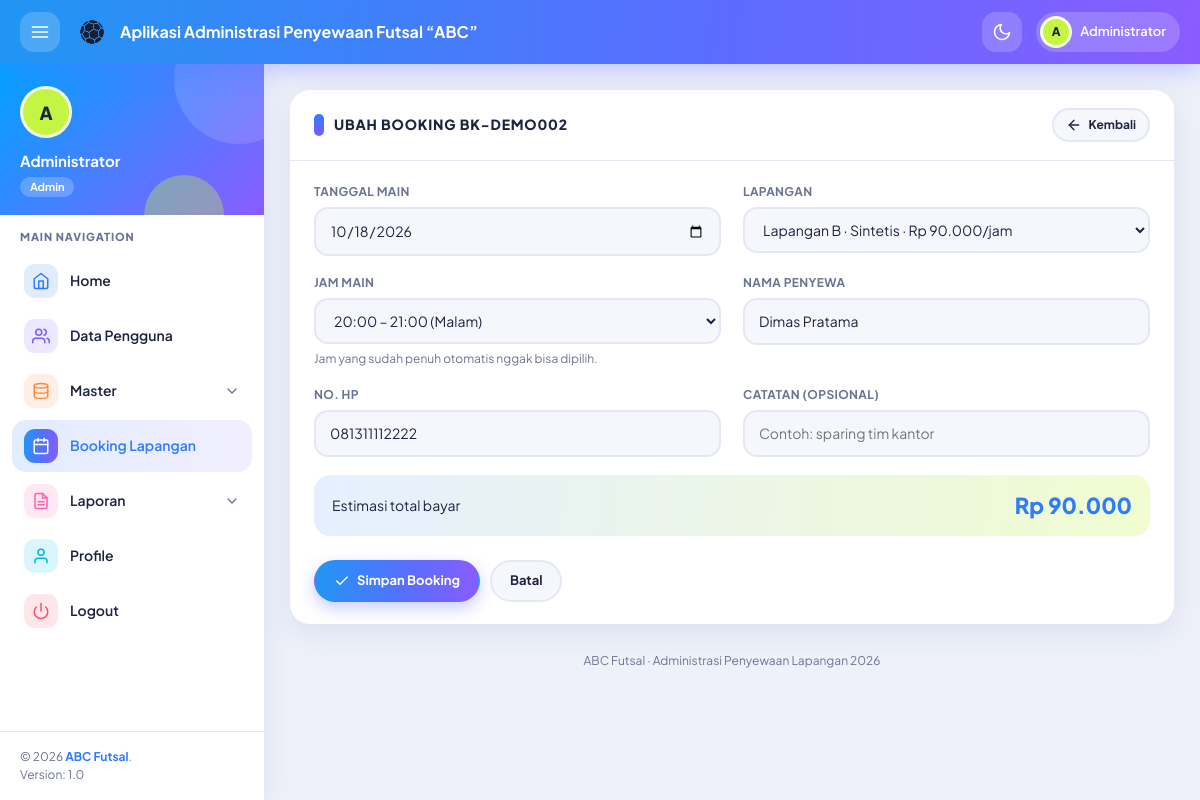
/index.php?page=booking&aksi=ubah&id=2 (signed in), run on the app's committed database.
### tables this page shows
CREATE TABLE `booking` (
  `id_booking` int(11) NOT NULL,
  `kode_booking` varchar(20) NOT NULL,
  `id_pengguna` int(11) NOT NULL,
  `id_lapangan` int(11) NOT NULL,
  `id_waktu` int(11) NOT NULL,
  `tanggal_main` date NOT NULL,
  `nama_penyewa` varchar(100) NOT NULL,
  `no_hp` varchar(20) DEFAULT NULL,
  `total_bayar` int(11) NOT NULL DEFAULT 0,
  `status` enum('Booking','Selesai','Cancel') NOT NULL DEFAULT 'Booking',
  `catatan` varchar(255) DEFAULT NULL,
  `created_at` timestamp NOT NULL DEFAULT current_timestamp()
);

CREATE TABLE `lapangan` (
  `id_lapangan` int(11) NOT NULL,
  `nama_lapangan` varchar(50) NOT NULL,
  `jenis_lantai` varchar(30) NOT NULL DEFAULT 'Vinyl',
  `harga_per_jam` int(11) NOT NULL DEFAULT 0,
  `status` enum('Tersedia','Perbaikan') NOT NULL DEFAULT 'Tersedia'
);

CREATE TABLE `waktu` (
  `id_waktu` int(11) NOT NULL,
  `jam_mulai` time NOT NULL,
  `jam_selesai` time NOT NULL,
  `keterangan` varchar(50) DEFAULT NULL
);

### page/booking/ubah.php (called while the page is built, shortened)
<?php
$id = (int)($_GET['id'] ?? 0);
$row = db_one("SELECT * FROM booking WHERE id_booking = ?", [$id]);
$lapangan_list = db_all("SELECT * FROM lapangan WHERE status = 'Tersedia' OR id_lapangan = ? ORDER BY nama_lapangan", [(int)$row['id_lapangan']]);
$waktu_list = db_all("SELECT * FROM waktu ORDER BY jam_mulai");
$d = [
    'tanggal_main' => $row['tanggal_main'],
    'id_lapangan' => (string)$row['id_lapangan'],
    'id_waktu' => (string)$row['id_waktu'],
    'nama_penyewa' => $row['nama_penyewa'],
    'no_hp' => (string)$row['no_hp'],
    'catatan' => (string)$row['catatan'],
];
$kecuali = $id;
$tgl_min = min(date('Y-m-d'), $row['tanggal_main']);
$judul_form = 'UBAH BOOKING ' . $row['kode_booking'];
include __DIR__ . '/_form.php';

### page/booking/_form.php (the view, shortened to what this page needs)
<div class="card">
    <div class="header">
        <h2><?= e($judul_form) ?></h2>
        <div class="header-actions"><a class="btn btn-light btn-sm" href="?page=booking"><?= ikon('back') ?> Kembali</a></div>
    </div>
    <div class="body">
        <form method="post" id="form-booking" data-kecuali="<?= (int)$kecuali ?>" autocomplete="off">
            <div class="form-grid">
                <div class="form-group">
                    <label for="tanggal_main">Tanggal Main</label>
                    <input class="form-control" type="date" id="tanggal_main" name="tanggal_main" min="<?= e($tgl_min) ?>" value="<?= e($d['tanggal_main']) ?>" required>
                </div>
                <div class="form-group">
                    <label for="id_lapangan">Lapangan</label>
                    <select class="form-control" id="id_lapangan" name="id_lapangan" required>
                        <?php foreach ($lapangan_list as $l): ?>
                            <option value="<?= (int)$l['id_lapangan'] ?>" data-harga="<?= (int)$l['harga_per_jam'] ?>" <?= (string)$d['id_lapangan'] === (string)$l['id_lapangan'] ? 'selected' : '' ?>>
                                <?= e($l['nama_lapangan']) ?> · <?= e($l['jenis_lantai']) ?> · <?= rupiah($l['harga_per_jam']) ?>/jam
                            </option>
                        <?php endforeach; ?>
                    </select>
                </div>
                <div class="form-group">
                    <label for="id_waktu">Jam Main</label>
                    <select class="form-control" id="id_waktu" name="id_waktu" required>
                        <?php foreach ($waktu_list as $w): ?>
                            <option value="<?= (int)$w['id_waktu'] ?>" data-durasi="<?= e(durasi_jam($w['jam_mulai'], $w['jam_selesai'])) ?>" <?= (string)$d['id_waktu'] === (string)$w['id_waktu'] ? 'selected' : '' ?>><?= e(jam($w['jam_mulai'])) ?> – <?= e(jam($w['jam_selesai'])) ?><?= $w['keterangan'] ? ' (' . e($w['keterangan']) . ')' : '' ?></option>
                        <?php endforeach; ?>
                    </select>
                    <span class="form-hint">Jam yang sudah penuh otomatis nggak bisa dipilih.</span>
                </div>
                <div class="form-group">
                    <label for="nama_penyewa">Nama Penyewa</label>
                    <input class="form-control" id="nama_penyewa" name="nama_penyewa" value="<?= e($d['nama_penyewa']) ?>" required>
                </div>
                <div class="form-group">
                    <label for="no_hp">No. HP</label>
                    <input class="form-control" id="no_hp" name="no_hp" value="<?= e($d['no_hp']) ?>" placeholder="08xxxxxxxxxx">
                </div>
                <div class="form-group">
                    <label for="catatan">Catatan (opsional)</label>
                    <input class="form-control" id="catatan" name="catatan" value="<?= e($d['catatan']) ?>" maxlength="255" placeholder="Contoh: sparing tim kantor">
                </div>
                <div class="total-box">
                    <span>Estimasi total bayar</span>
                    <strong id="total-estimasi">Rp 0</strong>
                </div>
            </div>
            <div class="form-actions">
                <button class="btn btn-primary" type="submit"><?= ikon('check') ?> Simpan Booking</button>
                <a class="btn btn-light" href="?page=booking">Batal</a>
            </div>
        </form>
    </div>
</div>

### css/style.css (style rules this page uses)
:root { --bg: #eef1f9; --card: #ffffff; --text: #1d2340; --muted: #6b7394; --line: #e4e8f4; --side: #ffffff; --primary: #2f7bff; --primary-2: #7c5cff; --lime: #c4f542; --pink: #ff5fa8; --ok: #12b886; --warn: #ffb020; --danger: #ff4d6d; --soft: #f5f7fd; --shadow: 0 8px 30px rgba(47, 80, 160, 0.1); --radius: 20px; --nav-h: 64px; --side-w: 264px; --grad: linear-gradient(95deg, #2196f3 0%, #5b6cff 60%, #8a5cff 100%); }
* { box-sizing: border-box; }
html { scroll-behavior: smooth; }
body { margin: 0; font-family: "Plus Jakarta Sans", "Segoe UI", system-ui, -apple-system, Roboto, sans-serif; font-size: 14px; line-height: 1.5; color: var(--text); background: var(--bg); -webkit-font-smoothing: antialiased; }
a { color: var(--primary); text-decoration: none; }
h1, h2, h3, h4 { margin: 0; line-height: 1.25; }
.card { background: var(--card); border-radius: var(--radius); box-shadow: var(--shadow); margin-bottom: 22px; overflow: hidden; }
.card > .header { display: flex; align-items: center; justify-content: space-between; gap: 12px; flex-wrap: wrap; padding: 18px 24px; border-bottom: 1px solid var(--line); }
.card > .header h2 { font-size: 14px; font-weight: 800; letter-spacing: 0.06em; text-transform: uppercase; color: var(--text); display: flex; align-items: center; gap: 10px; }
.card > .header h2::before { content: ""; width: 10px; height: 22px; border-radius: 6px; background: linear-gradient(var(--primary), var(--primary-2)); }
.card > .body { padding: 22px 24px; }
.header-actions { display: flex; gap: 8px; flex-wrap: wrap; }
.btn { display: inline-flex; align-items: center; justify-content: center; gap: 7px; padding: 9px 18px; border-radius: 99px; border: 2px solid transparent; cursor: pointer; font: inherit; font-weight: 700; font-size: 13px; color: #fff; background: var(--primary); transition: transform 0.15s, box-shadow 0.2s, filter 0.2s; }
.btn-primary { background: var(--grad); box-shadow: 0 6px 16px rgba(91, 108, 255, 0.35); color: #fff; }
.btn-light { background: var(--soft); color: var(--text); border-color: var(--line); }
.btn-sm { padding: 6px 12px; font-size: 12px; }
.form-grid { display: grid; grid-template-columns: repeat(2, 1fr); gap: 18px 22px; }
.form-group { display: flex; flex-direction: column; gap: 6px; }
.form-group label { font-weight: 700; font-size: 12px; color: var(--muted); letter-spacing: 0.03em; text-transform: uppercase; }
.form-control { width: 100%; padding: 11px 14px; border-radius: 14px; border: 2px solid var(--line); background: var(--soft); color: var(--text); font: inherit; font-size: 14px; outline: none; transition: border-color 0.2s, box-shadow 0.2s, background 0.2s; }
.form-hint { font-size: 12px; color: var(--muted); }
.form-actions { display: flex; gap: 10px; margin-top: 24px; flex-wrap: wrap; }
.total-box { grid-column: 1 / -1; display: flex; align-items: center; justify-content: space-between; gap: 12px; padding: 14px 18px; border-radius: 16px; background: linear-gradient( 95deg, rgba(47, 123, 255, 0.12), rgba(196, 245, 66, 0.25) ); }
.total-box strong { font-size: 22px; font-weight: 800; color: var(--primary); }

### data on the page
booking: kode_booking "UBAH BOOKING BK-DEMO002", tanggal_main "10/18/2026", id_lapangan "Lapangan B · Sintetis · Rp 90.000/jam", id_waktu "20:00 – 21:00 (Malam)", nama_penyewa "Dimas Pratama", no_hp "081311112222"

### other printed values
inisial($user['nama']) "A"
$user['nama'] "Administrator"
$user['level'] "Admin"
